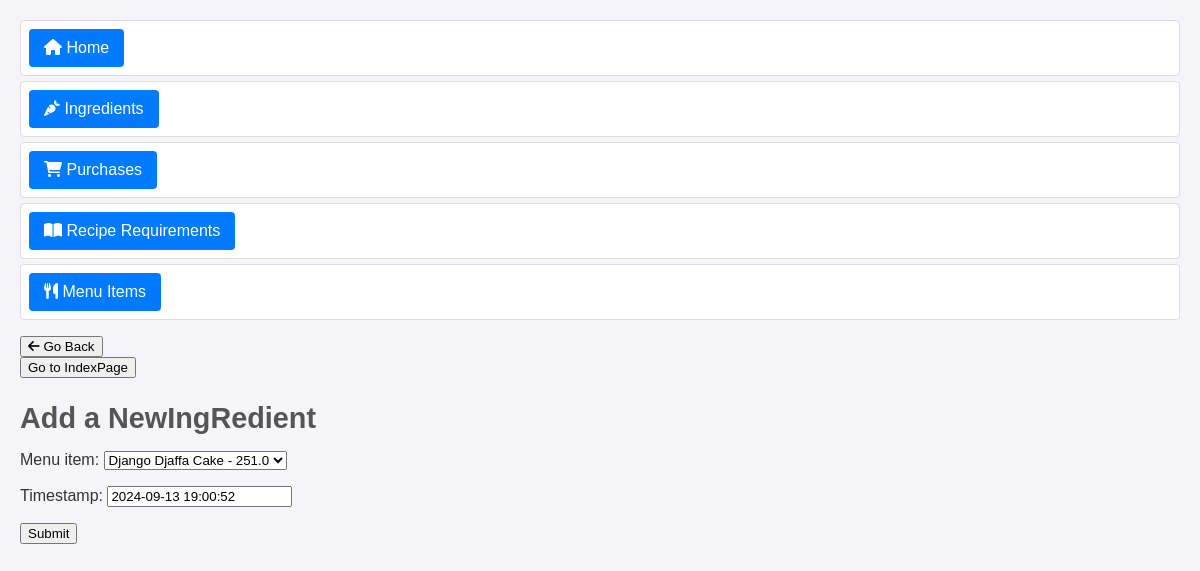
Screenshot of /inventory_project/purchases/1/update/ with the database file from the repository.
### inventory_project/models.py (models this page shows, shortened)
class Purchase(models.Model):
    menu_item = models.ForeignKey(MenuItem, on_delete=models.CASCADE)
    timestamp = models.DateTimeField(default=timezone.now)

### inventory_project/views.py (the view)
# urls.py: path("purchases/<int:pk>/update/", views.PurchasesUpdateView.as_view(), name="purchases_update"),
class PurchasesUpdateView(UpdateView):
    model = Purchase
    template_name = 'inventory_project/purchase_form.html'
    form_class = PurchaseForm
    success_url = '/purchases/'

### inventory_project/forms.py
class PurchaseForm(forms.ModelForm):
    class Meta:
        model = Purchase
        fields = "__all__"

### inventory_project/models.py (called while the page is built)
    def __str__(self):
        return f"{self.title} - {self.price}"

### inventory_project/templates/inventory_project/purchase_form.html (shortened to what this page needs)
{% extends 'base.html' %} {% load static %} {% block content %}
<h2>Add a NewIngRedient</h2>
<form method="post">
  <div>
    {{ form.as_p }}
    <input type="submit" value="Submit" />
  </div>
</form>
{% endblock %}

### inventory_project/static/css/styles.css (style rules this page uses)
body { font-family: Arial, sans-serif; margin: 20px; padding: 0; background-color: #f4f4f9; color: #333; }
h2 { color: #555; font-size: 1.8em; margin-bottom: 8px; }

### rows the page displays
Purchase: menu_item "Django Djaffa Cake - 251.0", timestamp "2024-09-13 19:00:52"
